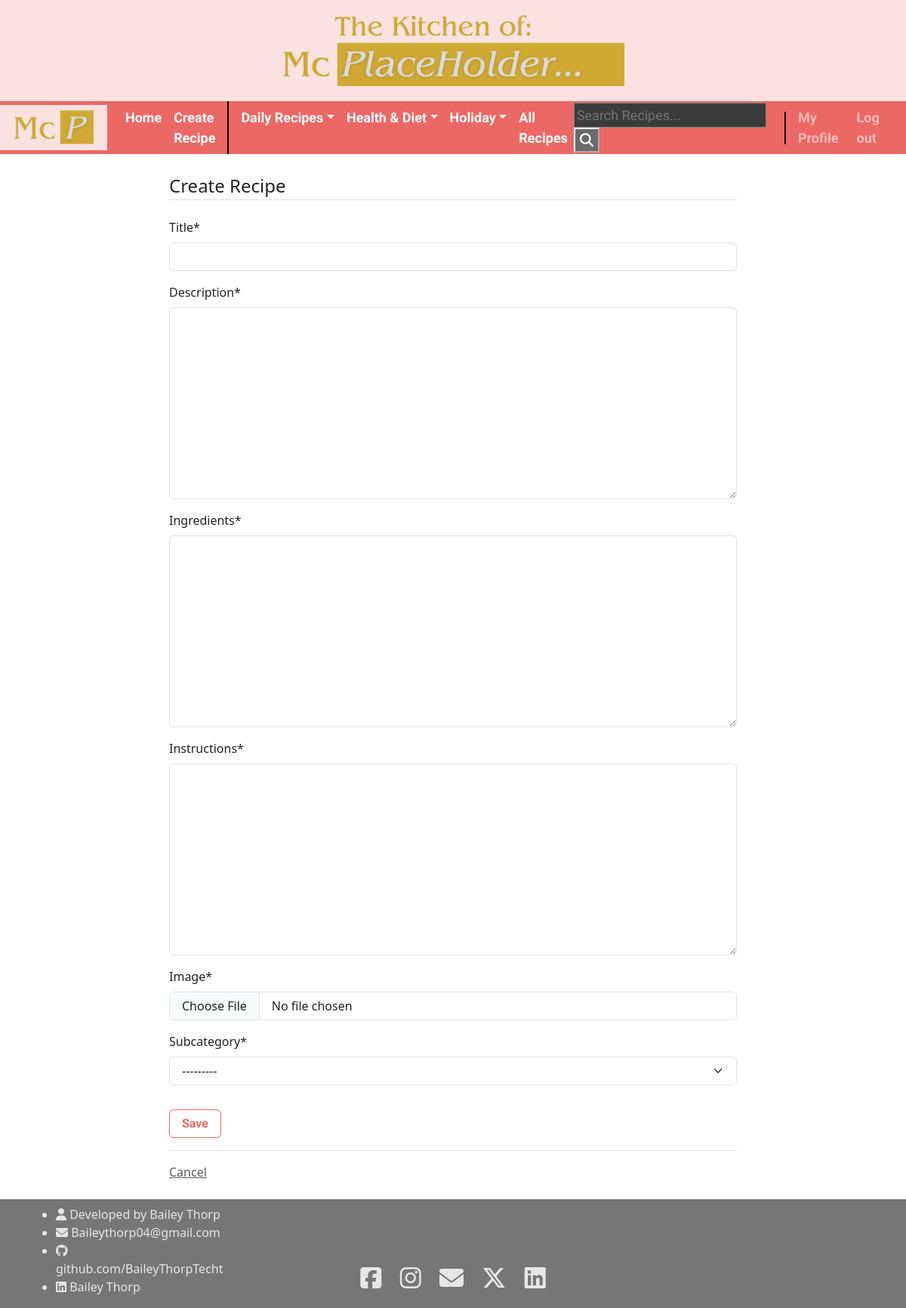
The page /recipe/create (signed in) on the database its author committed.
### hello/models.py (models this page shows)
class Category(models.Model):
    title = models.CharField(max_length=100)
    def __str__(self):
        return self.title.lower()

class Subcategory(models.Model):
    title = models.CharField(max_length=100)
    parent_category = models.ForeignKey(Category, on_delete=models.CASCADE)
    def __str__(self):
        return self.title.lower()

### hello/views.py (the view, shortened to what this page needs)
# urls.py: path("recipe/create", views.RecipeCreateView.as_view(), name="recipe-create"),
class RecipeCreateView(LoginRequiredMixin, CreateView):
    model = models.Recipe
    fields = ['title', 'description', 'ingredients', 'instructions', 'image', 'subcategory']
    def get_context_data(self, **kwargs):
        context =  super().get_context_data(**kwargs)
        context['header'] = "Create Recipe"
        context['redirect'] = 'landing'
        return context

### hello/context_processors.py (called while the page is built)
def navbar_processor(request):
    categories = models.Category.objects.all()
    subcategories = models.Subcategory.objects.all()
    return {
        'categories': categories,
        'subcategories': subcategories,
    }

### hello/templates/hello/recipe_form.html (shortened to what this page needs)
{% extends "hello/base.html" %}
{% load crispy_forms_tags %}
{% block content %}
<div class="container">
    <form method="POST" enctype="multipart/form-data">
        <fieldset class="form-group">
            <legend class="border-bottom mb-4">{{ header }}</legend>
            {{ form|crispy }}
        </fieldset>
        <div class="form-group py-3">
            <input class="btn btn-outline-primary" type="submit" value="Save">
        </div>
    </form>
    <div class="border-top pt-3">
        {% if update %}
        <a class="text-muted" href={% url redirect object.pk %}>Cancel</a>
        {% else %}
        <a class="text-muted" href={% url redirect %}>Cancel</a>
        {% endif %}
    </div>
</div>
{% endblock content %}

### hello/templates/hello/base.html (shortened to what this page needs)
<!DOCTYPE html>
<html lang="en">
<head>
    <link
      href="https://cdn.jsdelivr.net/npm/bootswatch@5.2.0/dist/journal/bootstrap.min.css"
      rel="stylesheet"
    />
</head>
<body>
    <div class="text-center py-3" style="background-color:#fbe1e0;">
      {% load static %}
        <img src="{% static 'images/heading.png'%}"  style="mix-blend-mode: darken;" alt="header logo">
    </div>
    <nav class="navbar sticky-top navbar-expand-lg bg-primary pb-0" data-bs-theme="dark" style="padding:0px;">
        <div class="container-fluid ps-0">
          {% load static %}
          <a class="navbar-brand px-2 py-0" href="{% url 'landing' %}" style="background-color:#fbe1e0;">
            <img src="{% static 'images/logo.png'%}" style="height:60px; mix-blend-mode: darken;" alt="logo">
          </a>
          <div class="collapse navbar-collapse" id="navbarColor02">
            <ul class="navbar-nav me-auto">
              <li class="nav-item">
                <a class="nav-link active" href="{% url 'landing' %}">Home</a>
              </li>
              <li class="nav-item">
                <a class="nav-link active" href="{% url 'recipe-create' %}">Create Recipe</a>
              </li>
              <div class="mx-2" style="height:auto; border:1px solid black;"></div>
              {% for cat in categories %}
              <li class="nav-item dropdown" >
                <a class="nav-link active text-capitalize dropdown-toggle" aria-expanded="false" href="{% url 'recipe-category' cat %}">{{cat}}</a>
              </li>
              {% endfor %}
            <li class="nav-item">
              <a class="nav-link active" href="{% url 'recipe-all' %}">All Recipes</a>
            </li>
            </ul>
            <form action="{% url 'recipe-search' %}" method="get">
              <input name="q" type="text" placeholder="Search Recipes...">
              <button type="text">
                <i class="fa-solid fa-search"></i>
              </button>
            </form>
            <div class="ms-4 me-2" style="height:43px; border:1px solid black;"></div>
            <div class="navbar-nav">
              {% if user.is_authenticated %}
              <a class="nav-item nav-link" href="{% url 'user-profile' %}">My Profile </a>
              <a class="nav-item nav-link" href="{% url 'user-logout' %}">Log out</a>
              {% else %}
              <a class="nav-item nav-link" href="{% url 'user-login' %}">Login</a>
              <a class="nav-item nav-link" href="{% url 'user-register' %}">Register</a>
              {% endif %}
            </div>
          </div>
        </div>
    </nav>
    <div class="container my-4 col-8" style="min">
        {% block content %} {% endblock %}
    </div>
    <footer class="pt-2 margin-top: auto;" style="background-color:rgb(118,118,118); color:rgb(230,230,230)">
    <div class="container">
      <div class="row align-items-end">
        <div class="col-3" style="font-size: 16px;">
          <ul>
            <li><i class="fa-solid fa-user"></i> Developed by Bailey Thorp</li>
            <li><i class="fa-solid fa-envelope"></i> Baileythorp04@gmail.com</li>
            <li><i class="fa-brands fa-github"></i><a class="text-decoration-none" href="https://github.com/BaileyThorpTecht" target="_blank" style="color:rgb(230,230,230)">
              github.com/BaileyThorpTecht</a></li>
            <li><i class="fa-brands fa-linkedin"></i><a class="text-decoration-none" href="https://www.linkedin.com/in/bailey-thorp-25a7002a7/" target="_blank" style="color:rgb(230,230,230)">
              Bailey Thorp</a></li>
          </ul>
        </div>
        <div class="col-6 text-center">
          <p class="fa-2x">
            <a href="https://www.facebook.com/bailey.thorp.3/" target="_blank" style="color:rgb(230,230,230)">
              <i class="fa-brands fa-square-facebook mx-2"></i></a>
            <a href="https://www.instagram.com/baybaybayo/" target="_blank" style="color:rgb(230,230,230)">
              <i class="fa-brands fa-instagram mx-2"></i></a>
              <a href="mailto:Baileythorp04@gmail.com" style="color:rgb(230,230,230)">
                <i class="fa-solid fa-envelope mx-2"></i></a>
            <a href="https://twitter.com/baybaynapalm" target="_blank" style="color:rgb(230,230,230)">
              <i class="fa-brands fa-x-twitter mx-2"></i></a>
            <a href="https://www.linkedin.com/in/bailey-thorp-25a7002a7/" target="_blank" style="color:rgb(230,230,230)">
              <i href="" class="fa-brands fa-linkedin mx-2"></i></a>
          </p>
        </div>
      </div>
    </div>
    </footer>
</body>

### hello/templates/hello/base.html (style rules this page uses)
body { min-height: 100vh; display: flex; flex-direction: column; }
footer { margin-top: auto; }

### rows shown on the page
Category: title "Daily Recipes"
Category: title "Health & Diet"
Category: title "Holiday"

### other values the page prints
{{ header }} "Create Recipe"
